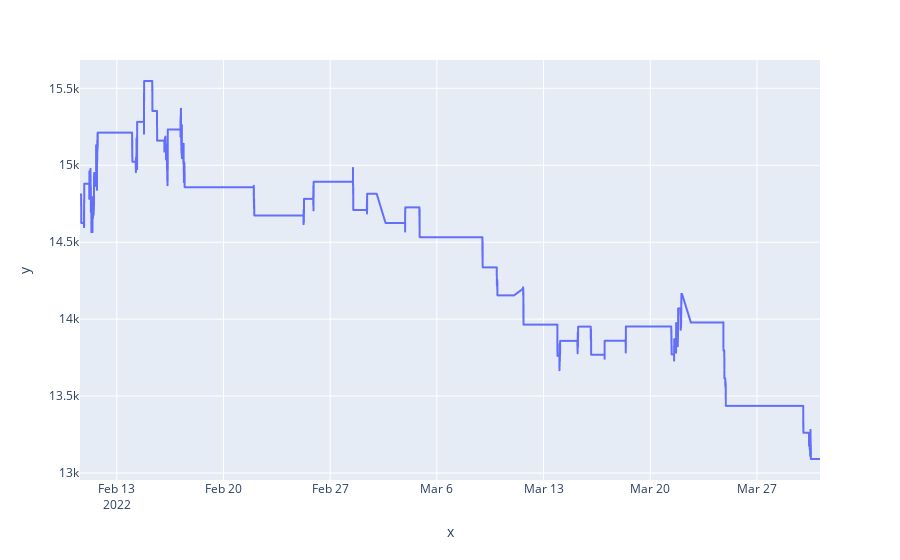

Notebook cell for this chart:
### Code cell
plot_full_equity_curve(df, stats, warmup_bars = warmup_bars,
                       lookback_bars = lookback_bars, overlay_price = True)

### Figure 1 — Plotly figure (JSON) as saved in the notebook; plotly's stock layout.template omitted (floating-point values rounded to 4 significant figures; data arrays with more than 128 entries replaced by an {"elided": "..."} marker saying what was removed)
{"data": [{"hovertemplate": "x=%{x}<br>y=%{y}<extra></extra>", "legendgroup": "", "line": {"color": "#636efa", "dash": "solid"}, "marker": {"symbol": "circle"}, "mode": "lines", "name": "", "showlegend": false, "textposition": "bottom right", "type": "scattergl", "x": {"elided": "46200 str values"}, "xaxis": "x", "y": {"elided": "46200 float values"}, "yaxis": "y"}], "layout": {"legend": {"tracegroupgap": 0}, "margin": {"t": 60}, "xaxis": {"anchor": "y", "domain": [0, 1], "title": {"text": "x"}}, "yaxis": {"anchor": "x", "domain": [0, 1], "title": {"text": "y"}}}}
